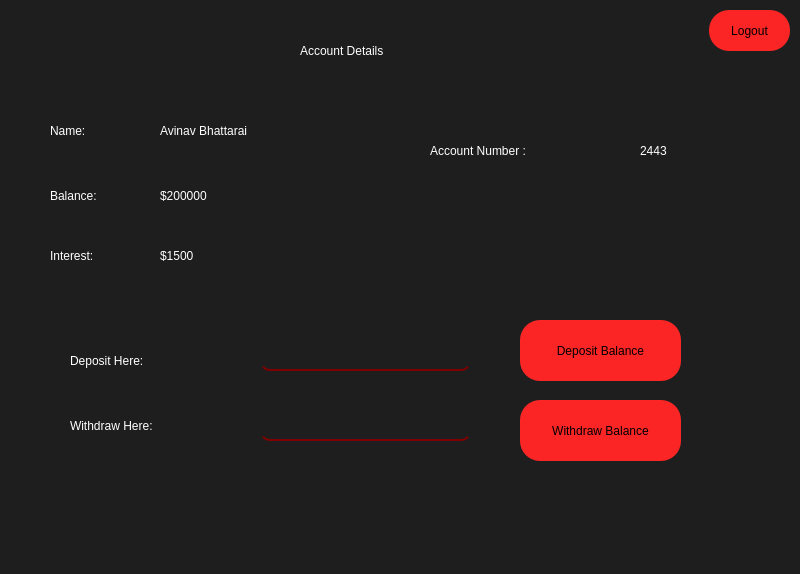
<?xml version="1.0" encoding="UTF-8"?>
<ui version="4.0">
 <class>MainWindow</class>
 <widget class="QMainWindow" name="MainWindow">
  <property name="geometry">
   <rect>
    <x>0</x>
    <y>0</y>
    <width>800</width>
    <height>574</height>
   </rect>
  </property>
  <property name="windowTitle">
   <string>MainWindow</string>
  </property>
  <property name="styleSheet">
   <string notr="true">background-color: rgb(30, 30, 30);
border-radius:20px;</string>
  </property>
  <widget class="QWidget" name="centralwidget">
   <widget class="QPushButton" name="button1">
    <property name="geometry">
     <rect>
      <x>709</x>
      <y>10</y>
      <width>81</width>
      <height>41</height>
     </rect>
    </property>
    <property name="font">
     <font>
      <kerning>false</kerning>
     </font>
    </property>
    <property name="cursor">
     <cursorShape>PointingHandCursor</cursorShape>
    </property>
    <property name="styleSheet">
     <string notr="true">QPushButton{
background-color:#fb2525;;
border-radius:20px;
border-style:outset;
}

QPushButton:hover{
background-color:rgb(250, 192, 192);
}
</string>
    </property>
    <property name="text">
     <string>Logout</string>
    </property>
    <property name="checkable">
     <bool>false</bool>
    </property>
   </widget>
   <widget class="QLabel" name="label">
    <property name="geometry">
     <rect>
      <x>50</x>
      <y>110</y>
      <width>71</width>
      <height>41</height>
     </rect>
    </property>
    <property name="styleSheet">
     <string notr="true">background-color:none;
font: 40px &quot;Microsoft Himalaya&quot;;
border-radius:20px;
color:white;</string>
    </property>
    <property name="text">
     <string>Name:</string>
    </property>
   </widget>
   <widget class="QLabel" name="label_2">
    <property name="geometry">
     <rect>
      <x>300</x>
      <y>30</y>
      <width>201</width>
      <height>41</height>
     </rect>
    </property>
    <property name="styleSheet">
     <string notr="true">background-color:none;
font: 50px &quot;Microsoft Himalaya&quot;;
border-radius:20px;
color:white;</string>
    </property>
    <property name="text">
     <string>Account Details</string>
    </property>
   </widget>
   <widget class="QLabel" name="label_3">
    <property name="geometry">
     <rect>
      <x>50</x>
      <y>230</y>
      <width>91</width>
      <height>51</height>
     </rect>
    </property>
    <property name="styleSheet">
     <string notr="true">background-color:none;
font: 40px &quot;Microsoft Himalaya&quot;;
border-radius:20px;
color:white;</string>
    </property>
    <property name="text">
     <string>Interest:</string>
    </property>
   </widget>
   <widget class="QLabel" name="label_4">
    <property name="geometry">
     <rect>
      <x>50</x>
      <y>170</y>
      <width>91</width>
      <height>51</height>
     </rect>
    </property>
    <property name="styleSheet">
     <string notr="true">background-color:none;
font: 40px &quot;Microsoft Himalaya&quot;;
border-radius:20px;
color:white;</string>
    </property>
    <property name="text">
     <string>Balance:</string>
    </property>
   </widget>
   <widget class="QPushButton" name="button2">
    <property name="geometry">
     <rect>
      <x>520</x>
      <y>320</y>
      <width>161</width>
      <height>61</height>
     </rect>
    </property>
    <property name="font">
     <font>
      <kerning>false</kerning>
     </font>
    </property>
    <property name="cursor">
     <cursorShape>PointingHandCursor</cursorShape>
    </property>
    <property name="styleSheet">
     <string notr="true">QPushButton{
background-color:#fb2525;;
border-radius:20px;
border-style:outset;
}

QPushButton:hover{
background-color:rgb(250, 192, 192);
}
</string>
    </property>
    <property name="text">
     <string>Deposit Balance</string>
    </property>
    <property name="checkable">
     <bool>false</bool>
    </property>
   </widget>
   <widget class="QPushButton" name="button3">
    <property name="geometry">
     <rect>
      <x>520</x>
      <y>400</y>
      <width>161</width>
      <height>61</height>
     </rect>
    </property>
    <property name="font">
     <font>
      <kerning>false</kerning>
     </font>
    </property>
    <property name="cursor">
     <cursorShape>PointingHandCursor</cursorShape>
    </property>
    <property name="styleSheet">
     <string notr="true">QPushButton{
background-color:#fb2525;;
border-radius:20px;
border-style:outset;
}

QPushButton:hover{
background-color:rgb(250, 192, 192);
}
</string>
    </property>
    <property name="text">
     <string>Withdraw Balance</string>
    </property>
    <property name="checkable">
     <bool>false</bool>
    </property>
   </widget>
   <widget class="QLineEdit" name="line1">
    <property name="geometry">
     <rect>
      <x>260</x>
      <y>330</y>
      <width>211</width>
      <height>41</height>
     </rect>
    </property>
    <property name="styleSheet">
     <string notr="true">background-color:none;
font: 10pt &quot;SansSerif&quot;;
border-radius:10px;
border-bottom:2px solid maroon ;
background: transparent;
    outline: none;
    height: 50px;
    color: whitesmoke;
    font-size: 100%;
padding: 0 10px;</string>
    </property>
   </widget>
   <widget class="QLineEdit" name="line2">
    <property name="geometry">
     <rect>
      <x>260</x>
      <y>400</y>
      <width>211</width>
      <height>41</height>
     </rect>
    </property>
    <property name="styleSheet">
     <string notr="true">background-color:none;
font: 10pt &quot;SansSerif&quot;;
border-radius:10px;
border-bottom:2px solid maroon ;
background: transparent;
    outline: none;
    height: 50px;
    color: whitesmoke;
    font-size: 100%;
padding: 0 10px;</string>
    </property>
   </widget>
   <widget class="QLabel" name="label_5">
    <property name="geometry">
     <rect>
      <x>70</x>
      <y>340</y>
      <width>151</width>
      <height>41</height>
     </rect>
    </property>
    <property name="styleSheet">
     <string notr="true">background-color:none;
font: 40px &quot;Microsoft Himalaya&quot;;
border-radius:20px;
color:white;</string>
    </property>
    <property name="text">
     <string>Deposit Here:</string>
    </property>
   </widget>
   <widget class="QLabel" name="label_6">
    <property name="geometry">
     <rect>
      <x>70</x>
      <y>400</y>
      <width>181</width>
      <height>51</height>
     </rect>
    </property>
    <property name="styleSheet">
     <string notr="true">background-color:none;
font: 40px &quot;Microsoft Himalaya&quot;;
border-radius:20px;
color:white;</string>
    </property>
    <property name="text">
     <string>Withdraw Here:</string>
    </property>
   </widget>
   <widget class="QLabel" name="name">
    <property name="geometry">
     <rect>
      <x>160</x>
      <y>110</y>
      <width>181</width>
      <height>41</height>
     </rect>
    </property>
    <property name="styleSheet">
     <string notr="true">background-color:none;
font: 40px &quot;Microsoft Himalaya&quot;;
border-radius:20px;
color:white;</string>
    </property>
    <property name="text">
     <string>Avinav Bhattarai</string>
    </property>
   </widget>
   <widget class="QLabel" name="interest">
    <property name="geometry">
     <rect>
      <x>160</x>
      <y>230</y>
      <width>201</width>
      <height>51</height>
     </rect>
    </property>
    <property name="styleSheet">
     <string notr="true">background-color:none;
font: 40px &quot;Microsoft Himalaya&quot;;
border-radius:20px;
color:white;</string>
    </property>
    <property name="text">
     <string>$1500</string>
    </property>
   </widget>
   <widget class="QLabel" name="balance">
    <property name="geometry">
     <rect>
      <x>160</x>
      <y>180</y>
      <width>181</width>
      <height>31</height>
     </rect>
    </property>
    <property name="styleSheet">
     <string notr="true">background-color:none;
font: 40px &quot;Microsoft Himalaya&quot;;
border-radius:20px;
color:white;</string>
    </property>
    <property name="text">
     <string>$200000</string>
    </property>
   </widget>
   <widget class="QLabel" name="log">
    <property name="geometry">
     <rect>
      <x>230</x>
      <y>480</y>
      <width>291</width>
      <height>31</height>
     </rect>
    </property>
    <property name="styleSheet">
     <string notr="true">background-color:none;
font: 40px &quot;Microsoft Himalaya&quot;;
border-radius:20px;
color:white;</string>
    </property>
    <property name="text">
     <string/>
    </property>
   </widget>
   <widget class="QLabel" name="label_7">
    <property name="geometry">
     <rect>
      <x>430</x>
      <y>130</y>
      <width>201</width>
      <height>41</height>
     </rect>
    </property>
    <property name="styleSheet">
     <string notr="true">background-color:none;
font: 40px &quot;Microsoft Himalaya&quot;;
border-radius:20px;
color:white;</string>
    </property>
    <property name="text">
     <string>Account Number :</string>
    </property>
   </widget>
   <widget class="QLabel" name="account_num">
    <property name="geometry">
     <rect>
      <x>640</x>
      <y>130</y>
      <width>121</width>
      <height>41</height>
     </rect>
    </property>
    <property name="styleSheet">
     <string notr="true">background-color:none;
font: 40px &quot;Microsoft Himalaya&quot;;
border-radius:20px;
color:white;</string>
    </property>
    <property name="text">
     <string>2443</string>
    </property>
   </widget>
  </widget>
  <widget class="QStatusBar" name="statusbar"/>
 </widget>
 <resources/>
 <connections/>
</ui>
